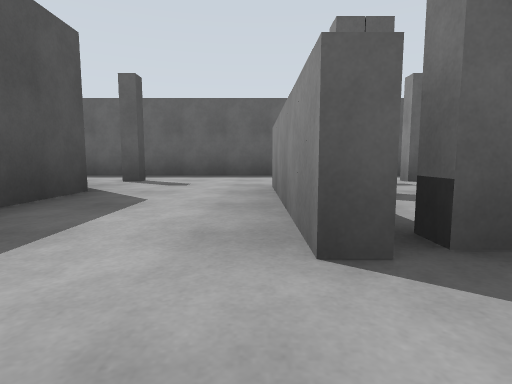
View 1 (above)

17 first-person views from a walk through a robot-simulator world made for Gazebo. The camera is 0.72 m above the floor, tilts 6° down and sees 80° across. The floor is counted in squares, 2.5 m on a side. Each view is taken from the middle of a square. On the plan, view 1 faces up. The plan holds only what a view shows up to about 9 squares ahead; the rest is blank.

View 2
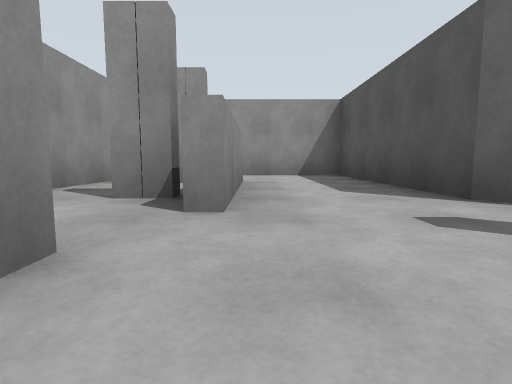

View 3
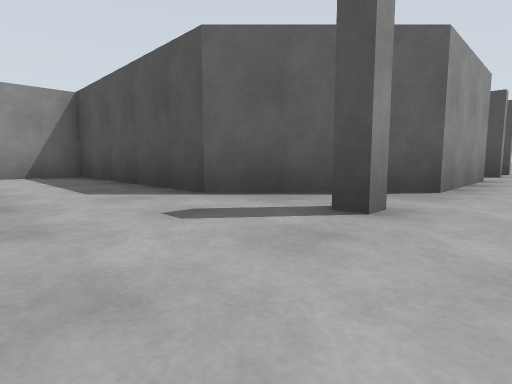

View 4
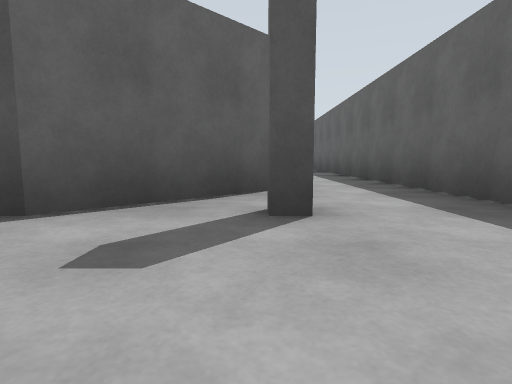

View 5
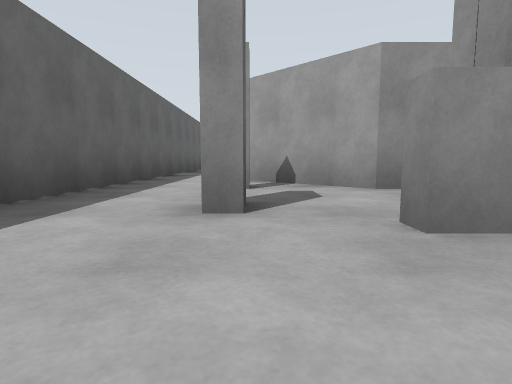

View 6
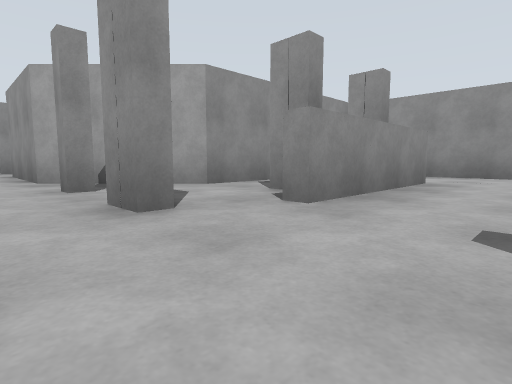

View 7
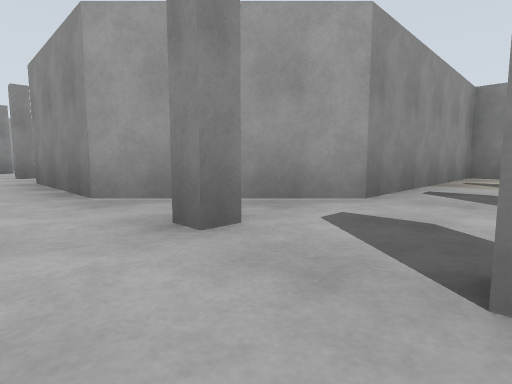

View 8
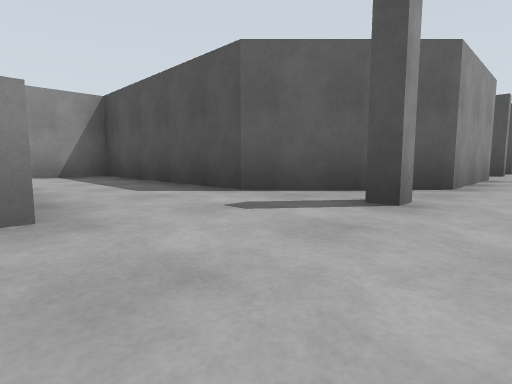

View 9
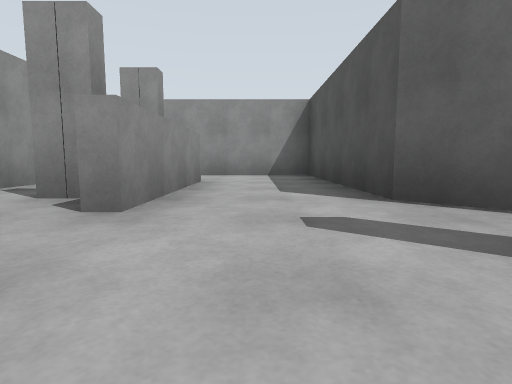

View 10
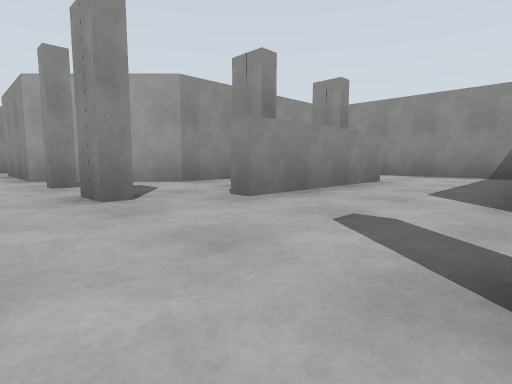

View 11
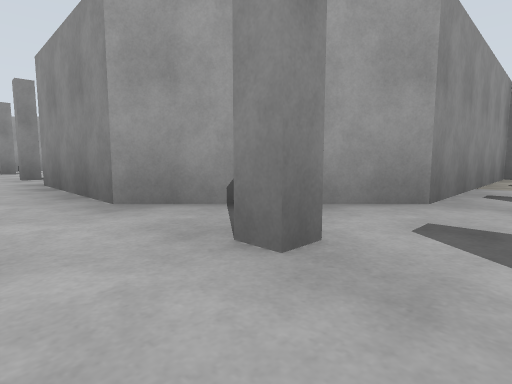

View 12
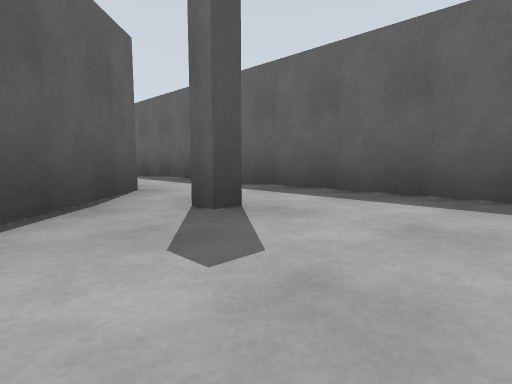

View 13
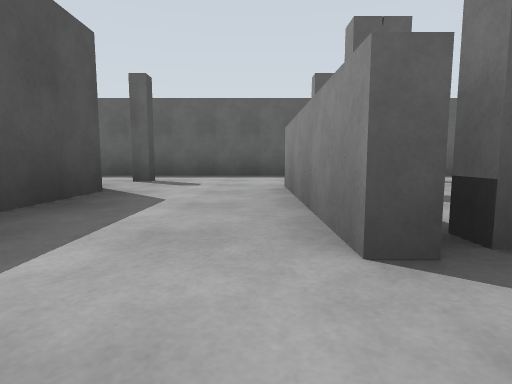

View 14
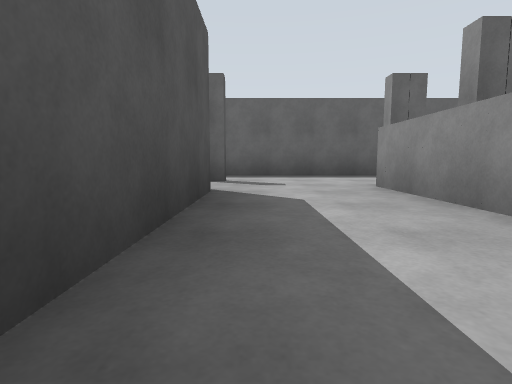

View 15
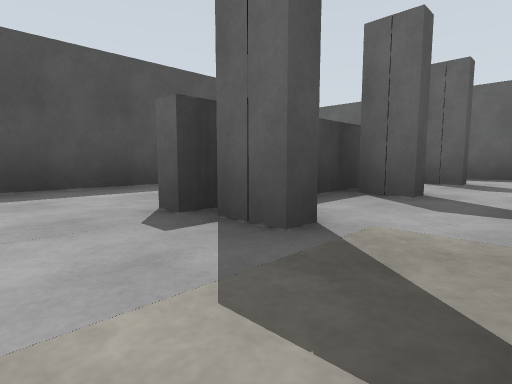

View 16
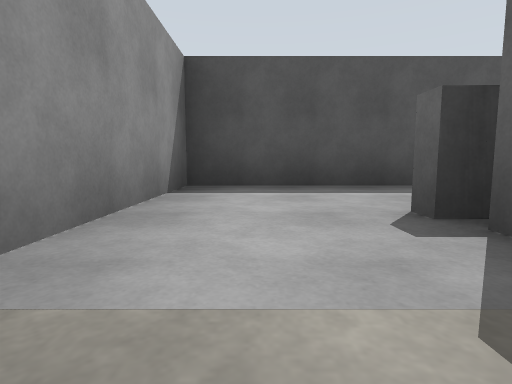

View 17
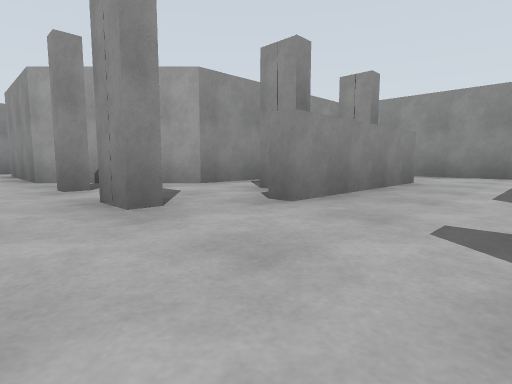

### Floor plan
Ten units are one square. View 1 is at (0, 0); x grows to the right and y downward. Boxes are objects, and circles mark ways between rooms. Rooms are numbered by the first view taken in them; rooms with no view inside come last. Other rooms are left out.
<svg viewBox="-75 -62 272 75">
<path fill="none" stroke="#000" d="M-16 -28 -16 8 20 8 20 -28M9 -9 2 -9 2 -34M6 -57 -64 -57M-51 -43 -30 -43 -16 -28M5 -43 11 -43M36 -57 6 -57M20 -28 35 -43M91 -27 98 -27M84 8 106 8 106 -28 114 -36M81 -57 36 -57M87 -8 87 -34M35 -43 55 -43 70 -28 70 8 84 8M173 -9 173 -34M156 -29 156 8 181 8M175 -57 156 -57M192 -16 192 -28M182 -9 173 -9M175 -30 175 -8M114 -36 121 -43 141 -43 153 -31M156 -57 109 -57"/>
<circle cx="-10" cy="-30" r="3" fill="#2a7"/>
<circle cx="0" cy="-50" r="3" fill="#2a7"/>
<circle cx="40" cy="-50" r="3" fill="#2a7"/>
<circle cx="90" cy="-45" r="3" fill="#2a7"/>
<circle cx="90" cy="0" r="3" fill="#2a7"/>
<circle cx="110" cy="-50" r="3" fill="#2a7"/>
<circle cx="180" cy="0" r="3" fill="#2a7"/>
<circle cx="160" cy="-50" r="3" fill="#2a7"/>
<text x="-10" y="-10">1</text>
<text x="-20" y="-50">2</text>
<text x="20" y="-50">3</text>
<text x="100" y="-30">4</text>
<text x="80" y="-40">5</text>
<text x="170" y="-20">6</text>
<text x="190" y="-10">7</text>
<text x="130" y="-50">8</text>
</svg>
Room 1 opens to room 2. Room 2 opens to room 3. Room 3 opens to room 5. Room 4 opens to room 5. Room 4 opens to room 8. Room 6 opens to room 7. Room 6 opens to room 8.

Where each view was taken, in squares from view 1:
view 1: 0 up, 0 right, facing up
view 2: 5 up, 0 right, facing down
view 3: 5 up, 0 right, facing down-left
view 4: 4 up, 0 right, facing left
view 5: 4 up, 1 left, facing right
view 6: 5 up, 1 left, facing down-right
view 7: 5 up, 1 right, facing down-right
view 8: 5 up, 9 right, facing down-left
view 9: 5 up, 8 right, facing down
view 10: 5 up, 7 right, facing down-right
view 11: 5 up, 10 right, facing down-right
view 12: 3 up, 17 right, facing up-left
view 13: 0 up, 17 right, facing up
view 14: 0 up, 16 right, facing up
view 15: 0 up, 19 right, facing up-left
view 16: 0 up, 19 right, facing left
view 17: 5 up, 16 right, facing down-right
